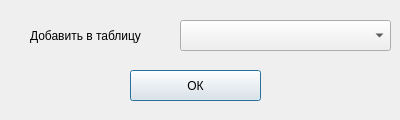
<?xml version="1.0" encoding="UTF-8"?>
<ui version="4.0">
 <class>Dialog</class>
 <widget class="QDialog" name="Dialog">
  <property name="geometry">
   <rect>
    <x>0</x>
    <y>0</y>
    <width>400</width>
    <height>120</height>
   </rect>
  </property>
  <property name="minimumSize">
   <size>
    <width>400</width>
    <height>120</height>
   </size>
  </property>
  <property name="maximumSize">
   <size>
    <width>400</width>
    <height>120</height>
   </size>
  </property>
  <property name="windowTitle">
   <string>Выбор таблицы</string>
  </property>
  <property name="windowIcon">
   <iconset>
    <normaloff>image/pencil-icon.png</normaloff>image/pencil-icon.png</iconset>
  </property>
  <widget class="QLabel" name="label">
   <property name="geometry">
    <rect>
     <x>0</x>
     <y>20</y>
     <width>171</width>
     <height>31</height>
    </rect>
   </property>
   <property name="text">
    <string>Добавить в таблицу</string>
   </property>
   <property name="alignment">
    <set>Qt::AlignCenter</set>
   </property>
  </widget>
  <widget class="QComboBox" name="tableName">
   <property name="geometry">
    <rect>
     <x>180</x>
     <y>20</y>
     <width>211</width>
     <height>31</height>
    </rect>
   </property>
  </widget>
  <widget class="QPushButton" name="Ok_bn">
   <property name="geometry">
    <rect>
     <x>130</x>
     <y>70</y>
     <width>131</width>
     <height>31</height>
    </rect>
   </property>
   <property name="text">
    <string>ОК</string>
   </property>
  </widget>
 </widget>
 <resources/>
 <connections/>
</ui>
